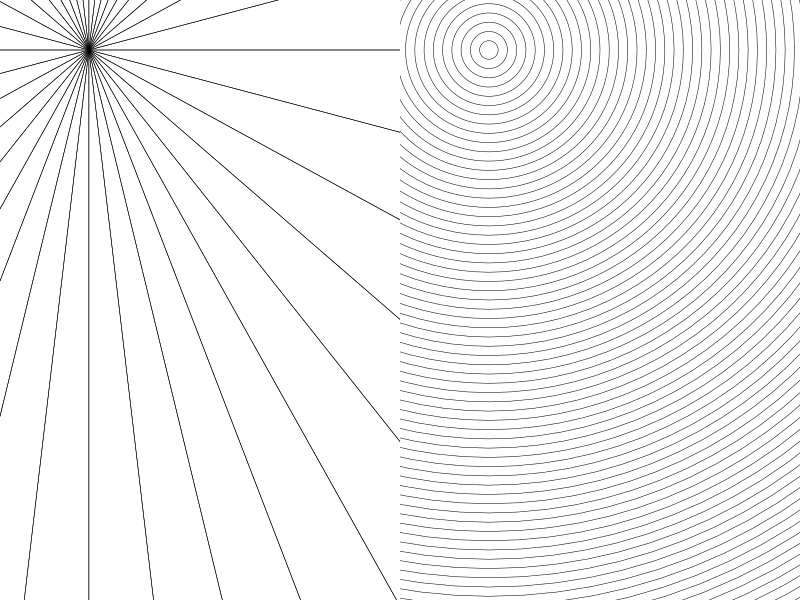
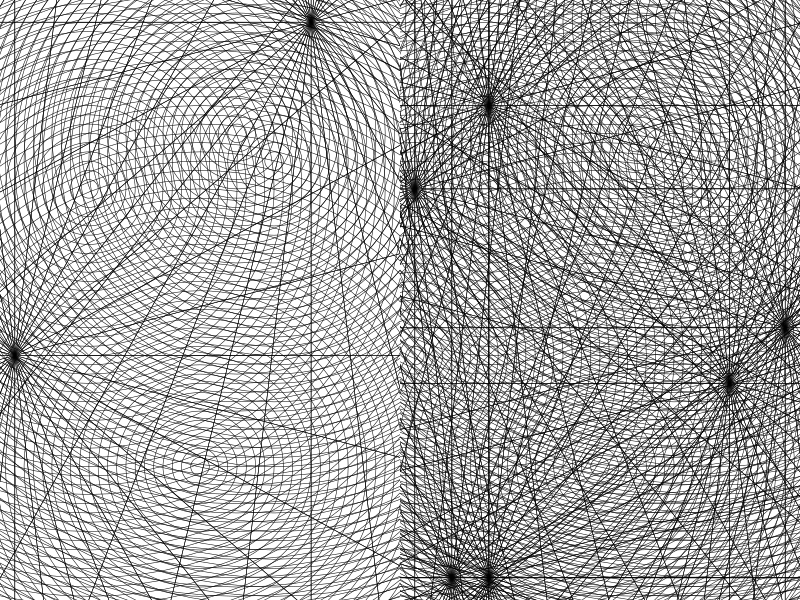

These figures' R source, in order:
## ---- chunk 1
library(plotrix)


circle <-0
line <- 1

typelist <- c(rep("circle", circle),rep("line",line))
seeds <- sample(1:100,12)
par(mfrow= c(1,2), mar = rep(0,4))
plot(1, type="n", axes=FALSE, 
     xlab="", ylab="",
     xlim = c(-10,10), ylim=c(-10,10),
     frame.plot=FALSE,
     bty = "n")

for (p in 1:length(typelist)) {
    if (typelist[p] == "circle") {
        set.seed(seeds[p])
        x <-sample(-10:10,2)
        for (i in seq(0.5,100,0.5)) {
            draw.circle(x[1],x[2],i,nv=100,border=NULL,
                        col=NA,lty=1,lwd=0.5) 
        }
    } else {
        set.seed(seeds[p])
        x<-sample(-10:10,2)
        nv <- 36
        angle.inc <- 2 * pi/nv
        angles <- seq(0, 2 * pi - angle.inc, by = angle.inc)
        for (l in 1:nv) {
            if (cos(angles[l])==0) {abline(v=x,lty=1,lwd=0.5)
            }else {
                bb<- sin(angles[l])/cos(angles[l])
                aa <- x[2]-x[1]*bb
                abline(a=aa,b=bb,lty=1,lwd=0.5)
            }
        }
    } 
}

circle <-1
line <- 0
typelist <- c(rep("circle", circle),rep("line",line))

plot(1, type="n", axes=FALSE, 
     xlab="", ylab="",
     xlim = c(-10,10), ylim=c(-10,10),
     frame.plot=FALSE,
     bty = "n")

for (p in 1:length(typelist)) {
    if (typelist[p] == "circle") {
        set.seed(seeds[p])
        x <-sample(-10:10,2)
        for (i in seq(0.5,100,0.5)) {
            draw.circle(x[1],x[2],i,nv=100,border=NULL,
                        col=NA,lty=1,lwd=0.5) 
        }
    } else {
        set.seed(seeds[p])
        x<-sample(-10:10,2)
        nv <- 36
        angle.inc <- 2 * pi/nv
        angles <- seq(0, 2 * pi - angle.inc, by = angle.inc)
        for (l in 1:nv) {
            if (cos(angles[l])==0) {abline(v=x,lty=1,lwd=0.5)
            }else {
                bb<- sin(angles[l])/cos(angles[l])
                aa <- x[2]-x[1]*bb
                abline(a=aa,b=bb,lty=1,lwd=0.5)
            }
        }
    } 
}
## ---- chunk 2
library(plotrix)


circle <-4
line <- 2

typelist <- c(rep("circle", circle),rep("line",line))
seeds <- sample(1:100,12)
par(mfrow= c(1,2), mar = rep(0,4))
plot(1, type="n", axes=FALSE, 
     xlab="", ylab="",
     xlim = c(-10,10), ylim=c(-10,10),
     frame.plot=FALSE,
     bty = "n")

for (p in 1:length(typelist)) {
    if (typelist[p] == "circle") {
        set.seed(seeds[p])
        x <-sample(-10:10,2)
        for (i in seq(0.5,100,0.5)) {
            draw.circle(x[1],x[2],i,nv=100,border=NULL,
                        col=NA,lty=1,lwd=0.5) 
        }
    } else {
        set.seed(seeds[p])
        x<-sample(-10:10,2)
        nv <- 36
        angle.inc <- 2 * pi/nv
        angles <- seq(0, 2 * pi - angle.inc, by = angle.inc)
        for (l in 1:nv) {
            if (cos(angles[l])==0) {abline(v=x,lty=1,lwd=0.5)
            }else {
                bb<- sin(angles[l])/cos(angles[l])
                aa <- x[2]-x[1]*bb
                abline(a=aa,b=bb,lty=1,lwd=0.5)
            }
        }
    } 
}

circle <-6
line <- 6
typelist <- c(rep("circle", circle),rep("line",line))

plot(1, type="n", axes=FALSE, 
     xlab="", ylab="",
     xlim = c(-10,10), ylim=c(-10,10),
     frame.plot=FALSE,
     bty = "n")

for (p in 1:length(typelist)) {
    if (typelist[p] == "circle") {
        set.seed(seeds[p])
        x <-sample(-10:10,2)
        for (i in seq(0.5,100,0.5)) {
            draw.circle(x[1],x[2],i,nv=100,border=NULL,
                        col=NA,lty=1,lwd=0.5) 
        }
    } else {
        set.seed(seeds[p])
        x<-sample(-10:10,2)
        nv <- 36
        angle.inc <- 2 * pi/nv
        angles <- seq(0, 2 * pi - angle.inc, by = angle.inc)
        for (l in 1:nv) {
            if (cos(angles[l])==0) {abline(v=x,lty=1,lwd=0.5)
            }else {
                bb<- sin(angles[l])/cos(angles[l])
                aa <- x[2]-x[1]*bb
                abline(a=aa,b=bb,lty=1,lwd=0.5)
            }
        }
    } 
}
